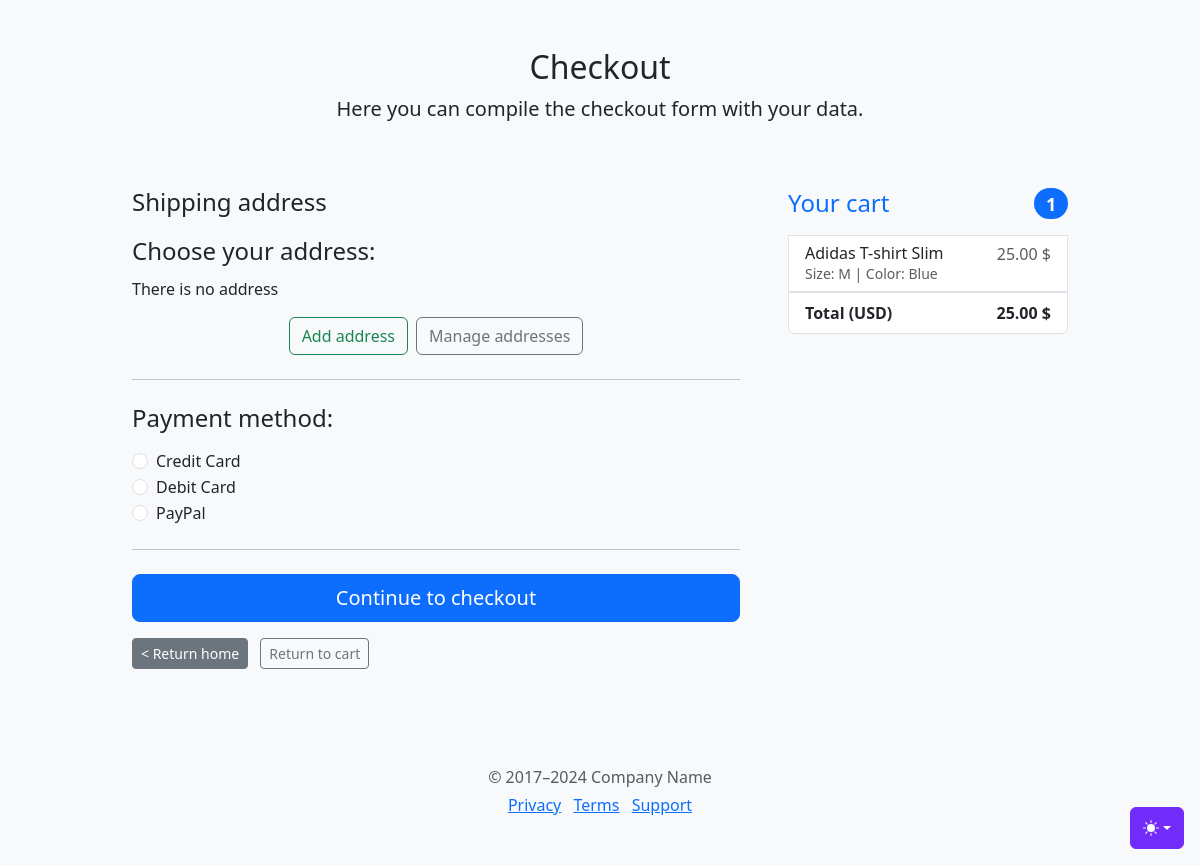
Before: /order/checkout/ (signed in) with the older database file.
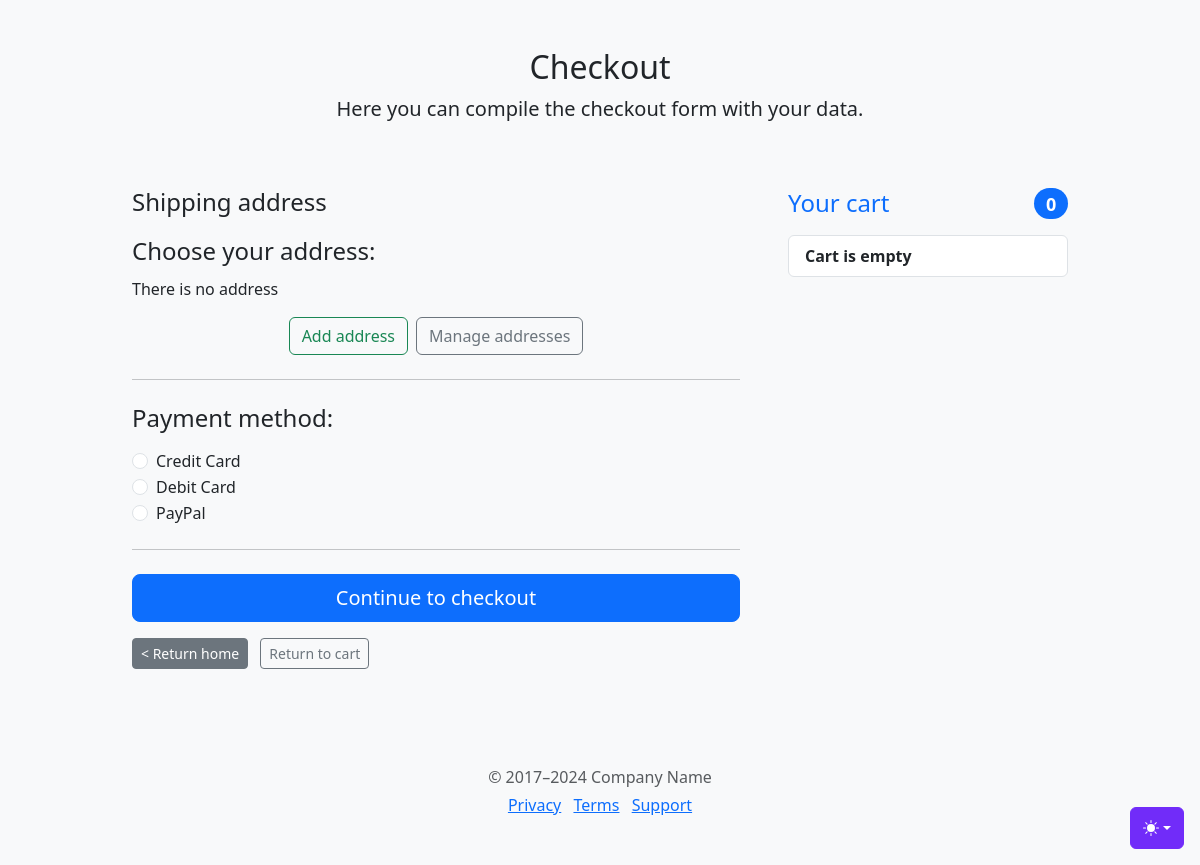
After: the same page with the newer database file.
### store/models.py (models this page shows, shortened)
class Color(models.Model):
    color_name = models.CharField(max_length=100)

class ProductVariant(models.Model):
    title = models.CharField(max_length=100, blank=True, null=True)
    product = models.ForeignKey(Product, on_delete=models.CASCADE)
    color = models.ForeignKey(Color, on_delete=models.CASCADE, blank=True, null=True)
    size = models.ForeignKey(Size, on_delete=models.CASCADE, blank=True, null=True)
    image_id = models.ForeignKey(Image, blank=True, null=True,on_delete=models.SET_NULL)
    price = models.DecimalField(max_digits=12, decimal_places=2, default=0)
    quantity = models.IntegerField(default=1,null=False)
    purchased = models.PositiveIntegerField(default=0, null=False, blank=True)

### order/views.py (the view, shortened to what this page needs)
# urls.py: path('checkout/', views.checkout, name='checkout'),
def checkout(request):
    cart = get_or_create_cart(request)
    data_response = {
        'user_addresses': None
    }
    user_address = None
    user_profile = None
    if request.user.is_authenticated:
        user_id = request.user.id
        user_addresses = Address.objects.filter(user=user_id).all()
        data_response['user_addresses'] = user_addresses
        user_profile = CustomUser.objects.filter(id=user_id).all().first()
        if request.method == 'POST':
            chosen_address = request.POST.get('address')
            user_address = Address.objects.filter(id=chosen_address).all().first()
    payment_methods = Order.PAYMENT_METHODS
    data_response['payment_methods'] = payment_methods
    return render(request, 'order/checkout.html', cart_info(request) | data_response)

### order/models.py (called while the page is built)
    def total_items(self):
        return sum(item.quantity for item in self.cartitem_set.all())

    def total_price(self):
        total = 0
        for item in self.cartitem_set.all():
            total += item.quantity * item.product.price
        return total

### order/views.py (called while the page is built, shortened)
def get_or_create_cart(request):
    if request.user.is_authenticated:
        cart, created = Cart.objects.get_or_create(user=request.user)
    return cart

def get_cart_products(cart):
    cart_items = CartItem.objects.filter(cart=cart).select_related('product')
    cart_products = [
        {
            'product_id': item.product.id,
            'name': item.product.product.brand.brand_name + " " + item.product.title,
            'price': item.product.price,
            'quantity': item.quantity,
            'size': item.product.size.size_name if item.product.size else "One size",
            'color': item.product.color.color_name if item.product.color else "One color"
        } for item in cart_items
    ]
    return cart_products

### templates/order/checkout.html (shortened to what this page needs)
{% extends 'order/cart.html' %}
{% load static %}
{% block page_title %}Checkout{% endblock page_title %}
{% block page_description %}Here you can compile the checkout form with your data.{% endblock page_description %}
{% block content %}
      <div class="col-md-5 col-lg-4 order-md-last">
        <h4 class="d-flex justify-content-between align-items-center mb-3">
          <span class="text-primary">Your cart</span>
          <span class="badge bg-primary rounded-pill" id="total-items">{{ total_items }}</span>
        </h4>
        <ul class="list-group mb-3">
            {% for cart_product in cart_products %}
                <div class="product_data">
                    <li class="list-group-item d-flex justify-content-between lh-sm">
            <div class="d-flex">
                <div class="me-3">
                  <h6 class="my-0">{{ cart_product.name }}</h6>
                  <small class="text-body-secondary">Size: {{ cart_product.size }} | Color: {{ cart_product.color }}</small>
                </div>
            </div>
            <span class="text-body-secondary">
                {{ cart_product.price }} $
            </span>
          </li>
                </div>
            {% endfor %}
          <li class="list-group-item d-flex justify-content-between fw-bold">
              {% if total_items > 0 %}
                <span>Total (USD)</span>
                  <div>
                  <strong id="total-price">{{ total_price }}</strong><strong> $</strong>
                  </div>
              {% else %}
                <span>Cart is empty</span>
              {% endif %}
          </li>
        </ul>
      </div>
      <div class="col-md-7 col-lg-8">
        <h4 class="mb-3">Shipping address</h4>
          {% if user.is_authenticated %}
              <form method="POST" action="">
                  <fieldset class="mb-3">
            <legend>Choose your address:</legend>
                <div class="d-flex">
                    {% if user_addresses %}
                        {% for address in user_addresses %}
                            <div class="form-check me-3">
                              <input type="radio" name="address" class="form-check-input address-selector" id="address_{{ address.id }}" value="{{ address.id }}">
                              <label class="form-check-label" for="address_{{ address.id }}">{{ address.nickname }}</label>
                            </div>
                        {% endfor %}
                    {% else %}
                    There is no address
                    {% endif %}
                </div>
                <div class="d-flex justify-content-center mt-3">
                    <a class="btn btn-outline-success mx-1" href="{% url 'accounts:add-address' %}" role="button">Add address</a>
                    <a class="btn btn-outline-secondary mx-1" href="{% url 'accounts:profile' %}" role="button">Manage addresses</a>
                </div>
          </fieldset>
              {% include 'order/payment.html' %}
              <a class="btn btn-outline-secondary btn-sm mt-3 mx-2" href="{% url 'order:cart-overview' %}" role="button"> Return to cart</a>
              </form>
        {% endif %}
      </div>
{% endblock content %}

Changed rows visible on the page:
no longer on this page (row unchanged): Color: color "Blue"
removed ProductVariant: price "25.00"
Other visible differences:
{{ total_items }}: "1" → "0"
{{ total_price }}: "25.00" → (not shown)
text no longer shown: "Total (USD) $"
text now shown: "Cart is empty"
list line gone: "Adidas T-shirt Slim Size: M | Color: $"
